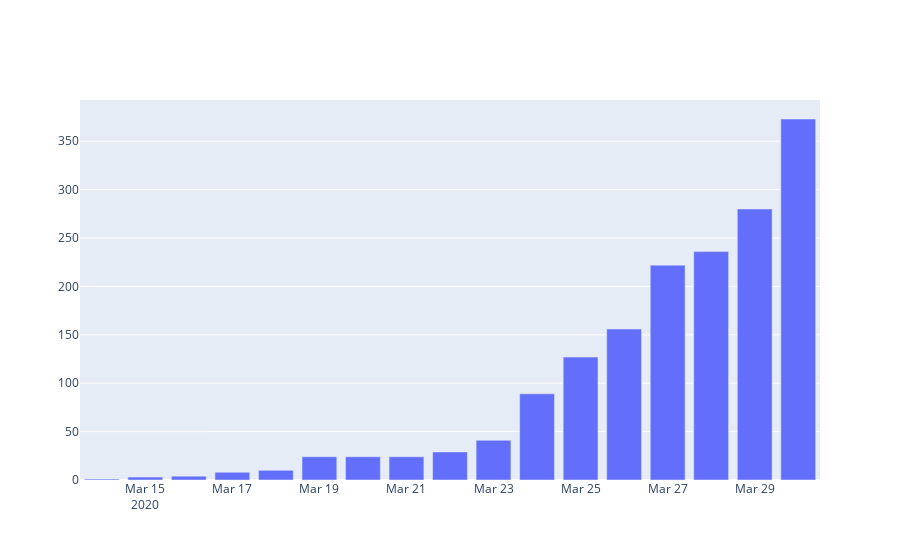

Notebook cell for this chart:
### Code cell
dates = list(df_county['date'])
cases = list(df_county['cases'])
deaths = list(df_county['deaths'])
fig = go.Figure([go.Bar(x=dates, y=cases)])
fig.show()

### Figure 1 — Plotly figure (JSON) as saved in the notebook; plotly's stock layout.template omitted (floating-point values rounded to 4 significant figures)
{"data": [{"type": "bar", "x": ["2020-03-14", "2020-03-15", "2020-03-16", "2020-03-17", "2020-03-18", "2020-03-19", "2020-03-20", "2020-03-21", "2020-03-22", "2020-03-23", "2020-03-24", "2020-03-25", "2020-03-26", "2020-03-27", "2020-03-28", "2020-03-29", "2020-03-30"], "y": [1, 3, 4, 8, 10, 24, 24, 24, 29, 41, 89, 127, 156, 222, 236, 280, 373]}], "layout": {}}
